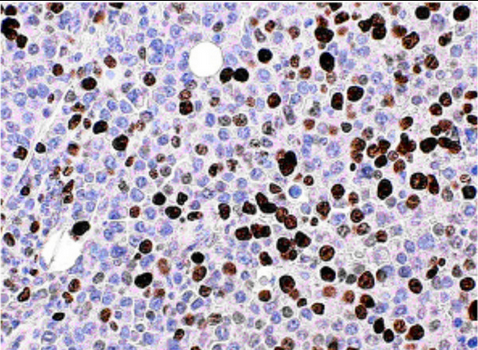
#> input picture sample_data/cell.png, 478 x 350 px; its folder holds only this picture in this run
$ python -i scoring.py   (imports and definitions only)
#> lines starting #> are read from the running program, lines starting #| are printed output that depends on the picture; after the words box and inside, x2 and y2 are one past the last pixel; in counts of white or black regions, pixels touching at a corner belong together
#> further down, picture is the input picture: PIL image 478x350 RGBA; mean R, G, B, A 179.5, 170.4, 186.8, 255
"""IHC Scoring Module

Computes cell counts and clinical IHC scores from DeepLIIF output images.

Inputs expected:
    seg_img   – PIL Image: DeepLIIF "Seg" channel
                  red pixels  (R>150, G<100, B<100) → positive nuclei
                  blue pixels (B>150, R<100, G<100) → negative nuclei
    marker_img – PIL Image: DeepLIIF "Marker" channel (separated DAB signal)
                  bright pixels → high DAB staining (strongly positive)

The per-nucleus intensity sampling is adapted from Morpho's
NucleiFeatureExtractor._extract_intensity_features, using
skimage.measure.regionprops with an intensity_image argument.

Scores returned:
    KI67  → num_total, num_pos, num_neg, percent_pos, cells
    ER/PR → + h_score (0-300), allred_score (0-8),
              allred_proportion (0-5), allred_intensity (0-3),
              intensity_distribution {0,1,2,3}
"""

import numpy as np
from PIL import Image
from skimage import measure

# ─── Minimum nucleus area in pixels (noise filter) ───────────────────────────
_MIN_CELL_AREA = 15


# ─── Cell detection from Seg image ───────────────────────────────────────────

def _find_cells(seg_arr: np.ndarray):
    """
    Parse DeepLIIF Seg image into positive and negative cell masks.
    Returns: (pos_mask, neg_mask) as boolean numpy arrays.
    """
    r, g, b = seg_arr[:, :, 0], seg_arr[:, :, 1], seg_arr[:, :, 2]
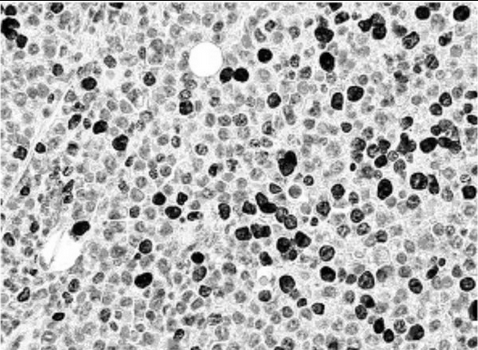
#> r: shape (350, 478); min 0, max 255, mean 179.5
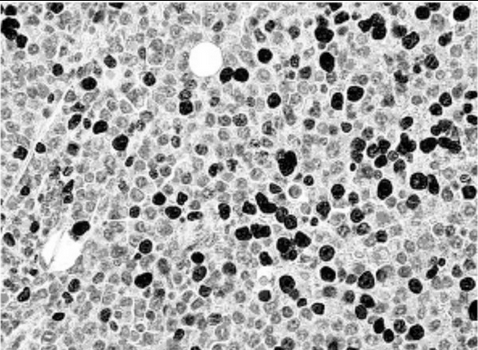
#> g: shape (350, 478); min 0, max 255, mean 170.4
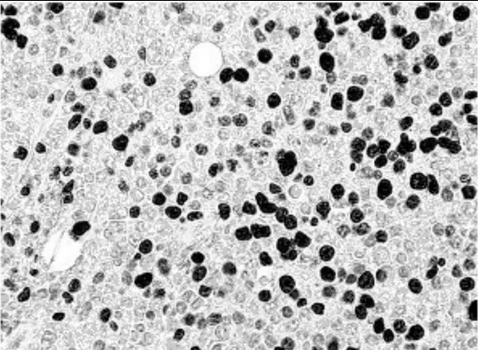
#> b: shape (350, 478); min 0, max 255, mean 186.8
    pos_mask = (r > 150) & (g < 100) & (b < 100)
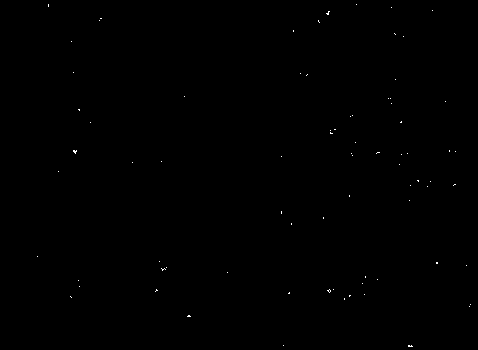
#> pos_mask: shape (350, 478) bool; 0.1% white in thin lines or dots, all inside (x1, y1, x2, y2) = (37, 4, 471, 347)
    neg_mask = (b > 150) & (r < 100) & (g < 100)
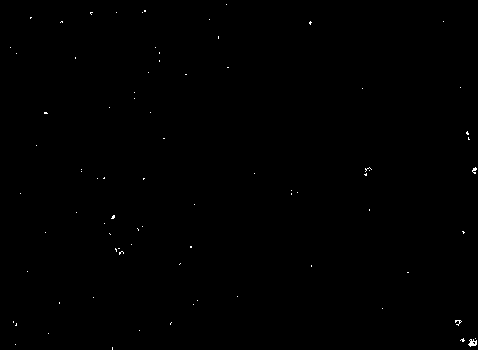
#> neg_mask: shape (350, 478) bool; 0.16% white in thin lines or dots
    return pos_mask, neg_mask


def _label_cells(mask: np.ndarray, intensity_img: np.ndarray | None = None):
    """
    Label connected components in mask, filter by minimum area.
    Adapted from Morpho's regionprops-based intensity sampling.
    Returns: list of regionprops objects.
    """
    labeled = measure.label(mask)
#> labeled: shape (350, 478) int32; 79 distinct labels, from 0 to 78
    if intensity_img is not None:
        props = measure.regionprops(labeled, intensity_image=intensity_img)
    else:
        props = measure.regionprops(labeled)
#> props = 78 regions; largest, box (x1, y1, x2, y2) and area: (73, 150, 77, 154) 10, (326, 11, 330, 15) 8, (408, 345, 413, 347) 8, (327, 289, 331, 293) 7, (161, 268, 166, 271) 6
    return [p for p in props if p.area >= _MIN_CELL_AREA]


# [79 lines left out: functions _max_intensity, _intensity_grade, _allred_proportion_score, _allred_intensity_score, allred_interpretation, h_score_interpretation, not called in this run]


# ─── Public scoring functions ─────────────────────────────────────────────────

def compute_ki67_score(seg_img: Image.Image, marker_img: Image.Image | None = None) -> dict:
    """
    KI67 scoring: positive / negative cell counts and proliferation index.

    Returns dict with keys:
        num_total, num_pos, num_neg, percent_pos, cells
    """
    seg_arr = np.array(seg_img.convert("RGB"))
    pos_mask, neg_mask = _find_cells(seg_arr)

    pos_props = _label_cells(pos_mask)
#> pos_props = []
    neg_props = _label_cells(neg_mask)
#> in _label_cells (call 2), `labeled = measure.label(mask)`: labeled: shape (350, 478) int32; 82 distinct labels, from 0 to 81
#> in _label_cells (call 2), `props = measure.regionprops(labeled)`: props = 81 regions; largest, box (x1, y1, x2, y2) and area: (468, 339, 477, 347) 43, (472, 167, 477, 174) 19, (455, 320, 462, 326) 18, (111, 215, 115, 219) 11, (365, 167, 372, 172) 10
#> neg_props = 3 regions; box (x1, y1, x2, y2) and area: (468, 339, 477, 347) 43, (472, 167, 477, 174) 19, (455, 320, 462, 326) 18

    n_pos = len(pos_props)
#> n_pos = 0
    n_neg = len(neg_props)
#> n_neg = 3
    n_total = n_pos + n_neg
#> n_total = 3
    pct = round(n_pos / n_total * 100, 1) if n_total > 0 else 0.0
#> pct = 0

    cells = (
        [{"centroid": (float(p.centroid[0]), float(p.centroid[1])), "positive": True}  for p in pos_props] +
        [{"centroid": (float(p.centroid[0]), float(p.centroid[1])), "positive": False} for p in neg_props]
    )
#> cells = 3 items

    return {
        "num_total":   n_total,
        "num_pos":     n_pos,
        "num_neg":     n_neg,
        "percent_pos": pct,
        "cells":       cells,
    }


# [146 lines left out: functions compute_erpr_score, score_image, compute_global_erpr_score, not called in this run]

>>> from PIL import Image
>>> picture = Image.open('sample_data/cell.png')
>>> result = compute_ki67_score(picture)
#> result = 5 items
